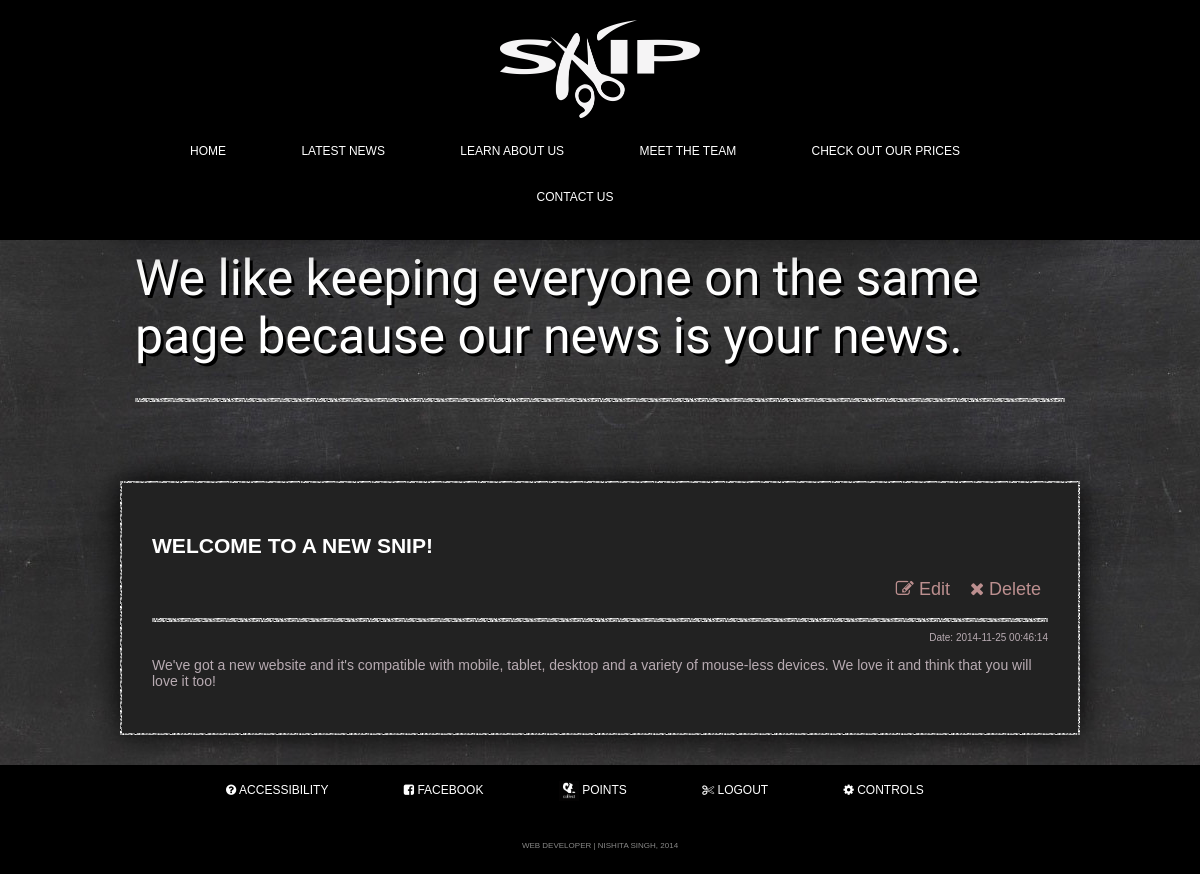
/index.php?page=news (signed in), run on an earlier commit of the app's database.
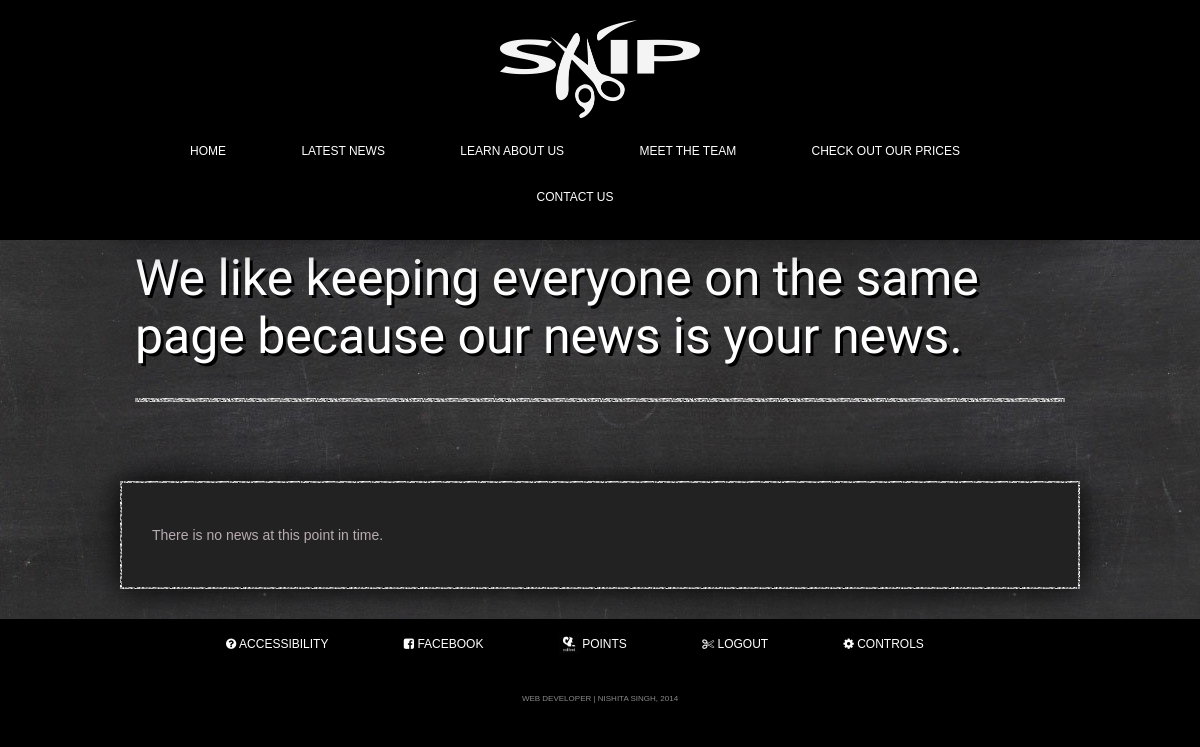
And on a later commit of the database.
### tables this page shows
CREATE TABLE IF NOT EXISTS `s_pages` (
  `page_ID` tinyint(3) unsigned NOT NULL AUTO_INCREMENT,
  `page_name` varchar(12) NOT NULL,
  `meta_desc` varchar(160) NOT NULL,
  `page_title` varchar(30) NOT NULL,
  `page_heading` varchar(250) NOT NULL,
  `sub_heading` varchar(250) NOT NULL,
  `access_restriction` enum('admin','user') NOT NULL,
  PRIMARY KEY (`page_ID`)
);

CREATE TABLE IF NOT EXISTS `s_news` (
  `news_ID` smallint(5) unsigned NOT NULL AUTO_INCREMENT,
  `news_title` varchar(60) NOT NULL,
  `news_date` timestamp NOT NULL DEFAULT CURRENT_TIMESTAMP,
  `news_photo` varchar(400) NOT NULL,
  `news_desc` varchar(250) NOT NULL,
  PRIMARY KEY (`news_ID`)
);

### www/index.php (called while the page is built, shortened)
<?php
	require 'includes/models/database.php';
	require 'includes/models/model.php';
	require 'includes/views/view.php';
	if(isset($_GET['page'])) {
		$requestedPage = $_GET['page'];
	} else {
		$requestedPage = 'home';
	}
	$model = new Model();
	$pageData = $model->processGetPageData($requestedPage);
	switch($requestedPage) {
		case 'news':
			include 'includes/views/news-view.php';
			$page = new NewsView($pageData, $model);
		break;
	}
	$page->render();

### www/includes/models/database.php (called while the page is built, shortened)
<?php
	abstract class Database {
		private $dbc;
		public function __construct() {
			$this->dbc = new mysqli(DB_HOST, DB_USERNAME, DB_PASSWORD, DB_NAME);
		}
		protected function getPageData($requestedPage) {
			$sql = "SELECT meta_desc, page_title, page_heading, sub_heading, access_restriction
					FROM s_pages
					WHERE page_name = '$requestedPage'";
			$resultFromDatabase = $this->dbc->query($sql);
			$pageData = $resultFromDatabase->fetch_assoc();
			return $pageData;
		}
		protected function getAllNews() {
			$sql = "SELECT news_ID, news_title, news_date, news_photo, news_desc
					FROM s_news
					ORDER BY news_date DESC";
			$result = $this->dbc->query($sql);
			return $result;
		}
	}

### www/includes/models/model.php (called while the page is built, shortened)
<?php
	class Model extends Database {
		public function processGetPageData($requestedPage) {
			$result = $this->getPageData($requestedPage);
			return $result;
		}
		public function processGetAllNews() {
			return $this->getAllNews();
		}
	}

### www/includes/views/news-view.php (the view, shortened to what this page needs)
<?php
	class NewsView extends View {
		public function content() {
			$result = $this->model->processGetAllNews();
				if($result->num_rows > 0) {
					while($row = $result->fetch_assoc()) {
						echo '<div id="container">';
							echo '<div class="news-container-news">';
								echo '<div class="news">';
									echo '<h3>'.htmlspecialchars($row['news_title']).'</h3>';
										if( isset($_SESSION['user_access']) && $_SESSION['user_access'] == 'admin' ) {
											echo '<ul class="admin-controls">';
												echo '<li><a href="index.php?page=editNews&news_ID='.$row['news_ID'].'"><i class="fa fa-pencil-square-o"></i> Edit</a></li>';
												echo '<li><a href="index.php?page=deleteNews&news_ID='.$row['news_ID'].'"><i class="fa fa-times"></i> Delete</a></li>';
											echo '</ul>';
										}
									echo '<hr/>';
									echo '<p class="date"> Date: '.$row['news_date'].'</p>';
									echo '<p>'.htmlspecialchars($row['news_desc']).'</p>';
								echo '</div>';
							echo '</div>';
						echo '</div>';
					}
			} else {
				echo '<div id="container">';
					echo '<div class="news-container-news">';
						echo '<div class="news">';
							echo '<p>There is no news at this point in time.</p>';
						echo '</div>';
					echo '</div>';
				echo '</div>';
			}
		}
	}

### www/includes/views/templates/html-header-template.php (shortened to what this page needs)
<!doctype html>
<html lang="en-NZ">
<head>
	<link href="http://maxcdn.bootstrapcdn.com/font-awesome/4.2.0/css/font-awesome.min.css" rel="stylesheet">
	<link rel="stylesheet" type="text/css" href="css/styles.css">
</head>
<body>
	<div id="background-container">
		<div class="banner-nav">
			<nav>
				<img src="images/logos/big_snip.png" alt="SNIP">
				<ul>
					<li><a href="index.php?page=home" accesskey="1">Home</a></li>
					<li><a href="index.php?page=news" accesskey="2">Latest News</a></li>
					<li><a href="index.php?page=learn" accesskey="3">Learn about us</a></li>
					<li><a href="index.php?page=team" accesskey="4">Meet the Team</a></li>
					<li><a href="index.php?page=prices" accesskey="5">Check out our Prices</a></li>
					<li><a href="index.php?page=contact" accesskey="6">Contact Us</a></li>
				</ul>
			</nav>
		</div>

### www/includes/views/view.php (shortened to what this page needs)
<?php
	abstract class View {
		public $pgHeading;
		public function __construct($pageData, $model='') {
			$this->pgHeading		 = $pageData['page_heading'];
			$this->model 			 = $model;
		}
		public function render() {
			include 'templates/html-header-template.php';
			echo "<div id='feature'>";
				echo "<h1>$this->pgHeading</h1>";
				echo "<hr/>";
			echo "</div>";
			$this->content();
			include 'templates/html-footer-template.php';
		}
	}

### www/includes/views/templates/html-footer-template.php (shortened to what this page needs)
		<div class="foot-nav">
			<footer>
				<ul>
					<li><a href="index.php?page=access" accesskey="7"><i class="fa fa-question-circle"></i> Accessibility</a></li>
					<li><a href="http://goo.gl/dAL9HL" accesskey="8"><i class="fa fa-facebook-square"></i> Facebook</a></li>
					<li><a href="http://goo.gl/ba8OKF" accesskey="9"><img src="images/logos/collect.png" alt="Collect SNIP"> Points</a></li>
						<?php
							if(!isset($_SESSION['user_username'])):
						?>
						<li><a href="index.php?page=login" accesskey="0"><i class="fa fa-scissors"></i> Admin Login</a></li>
						<?php
							else:
						?>
					<li><a href="index.php?page=logout" accesskey="0"><i class="fa fa-scissors"></i> Logout</a></li>
					<li><a href="index.php?page=admin"><i class="fa fa-cog fa-spin"></i> Controls</a></li>
						<?php
							endif;
						?>
				</ul>
				<p><a href="http://goo.gl/IOeD72">Web developer | Nishita Singh, 2014</a></p>
			</footer>
		</div>
	</div>
</body>
</html>

### www/css/styles.css (style rules this page uses)
body { background-color: black; color: white; font-family: Tahoma, sans-serif; font-size: 18px; padding: 0px; margin: 0px; }
#background-container { background-color: white; }
@media all and (min-width: 700px) { #background-container { background-image: url(../images/backgrounds/blackboard.jpeg); background-repeat: repeat; background-color: #222; } }
#container { margin: 0 auto; max-width: 960px; color: black; }
.banner-nav { background-color: black; padding: 20px 0px; position: fixed; left: 0; right: 0; z-index: 100; }
.banner-nav ul { margin-top: 0px; margin-bottom: 0px; }
.foot-nav { background-color: black; }
.foot-nav ul { margin-top: 0px; margin-bottom: 0px; }
#feature { padding: 15px; padding-top: 180px; background-image: url(../images/backgrounds/blackboard.jpeg); background-repeat: repeat; background-color: #222; }
@media all and (min-width: 700px) { #feature { padding-top: 215px; padding-bottom: 70px; background-image: none; background-color: transparent; } }
@media all and (min-width: 1000px) { #feature { width: 930px; margin: 0 auto; } }
@media all and (min-width: 1000px) { .news-container-news .news { background-color: #222; } }
.box, .news { -webkit-transition: all 0.2s ease; -moz-transition: all 0.2s ease; -ms-transition: all 0.2s ease; -o-transition: all 0.2s ease; transition: all 0.2s ease; border-sizing: border-box; padding: 30px; border: 2px solid white; border-image: url(../images/backgrounds/chalk.png) 40 40 round; background-color: white; }
@media all and (min-width: 700px) { .box, .news { margin-bottom: 30px; box-shadow: 0px 0px 30px 0px black; } }
.box p, .news p { color: #B8ABB2; font-size: 14px; }
hr { border: 2px solid white; border-image: url(../images/backgrounds/chalk.png) 40 40 round; }
nav { box-shadow: black 0px 0px 50px 5px; }
nav, footer { text-align: left; text-transform: uppercase; }
nav ul, footer ul { text-align: center; list-style: none; margin: 0 auto; padding: 0; }
nav ul li, footer ul li { display: block; width: 100%; }
@media all and (min-width: 700px) { nav ul li, footer ul li { display: inline; text-align: left; width: 200px; margin-right: 30px; } }
@media all and (min-width: 1000px) { nav ul li, footer ul li { margin-right: 50px; } }
nav a, footer a { display: block; -webkit-transition: all 0.2s ease; -moz-transition: all 0.2s ease; -ms-transition: all 0.2s ease; -o-transition: all 0.2s ease; transition: all 0.2s ease; color: white; text-decoration: none; border: 1px solid black; padding: 15px 10px; border-radius: 5px; }
@media all and (min-width: 700px) { nav a, footer a { display: inline-block; } }
@media all and (min-width: 1000px) { nav, footer { width: 960px; margin: 0 auto; } }
nav img { padding-top: 45px; display: block; width: 200px; margin: 0 auto; }
@media all and (min-width: 1000px) { nav img { text-align: left; padding-top: 0px; } }
@media all and (min-width: 700px) { nav img { margin-bottom: 10px; } }
nav ul { display: none; font-size: 12px; }
@media all and (min-width: 700px) { nav ul { font-size: 11px; } }
@media all and (min-width: 1000px) { nav ul { display: block; font-size: 12px; } }
footer ul { font-size: 12px; }
@media all and (min-width: 1000px) { footer ul { display: block; } }
footer p { width: 100%; font-size: 8px; text-align: center; }
footer p a { -webkit-transition: all 0.2s ease; -moz-transition: all 0.2s ease; -ms-transition: all 0.2s ease; -o-transition: all 0.2s ease; transition: all 0.2s ease; color: #878786; }
footer img { width: 20px; vertical-align: middle; }
h1, h2, i .fa-scissors { font-family: "Cabin Sketch", tahoma, sans-serif; font-weight: normal; }
h1 { font-size: 30px; }
@media all and (min-width: 700px) { h1 { font-size: 40px; text-shadow: 3px 3px black; } }
@media all and (min-width: 1000px) { h1 { font-size: 50px; } }
.news-container-news .news ul { list-style: none; width: 97%; text-align: right; display: block; }
.news-container-news .news ul li { text-align: right; display: inline; margin-right: 20px; }
.news-container-news .news ul li a { color: rosybrown; text-decoration: none; }
.news-container-news .news h3 { color: black; }
@media all and (min-width: 1000px) { .news-container-news .news h3 { color: #fff; } }
.box .date, .news .date { text-align: right; font-size: 10px; }
h2, h3 { text-transform: uppercase; }

What changed in the data, as far as the page shows it:
removed s_news: news_title "WELCOME TO A NEW SNIP!", news_date "2014-11-25 00:46:14", news_desc "We've got a new website and it's compatible with mobile, tablet, desktop and a variety of mouse-less devices. We love it and think that you will love it too!"
Also different on the page:
text now shown: "There is no news at this point in time."
